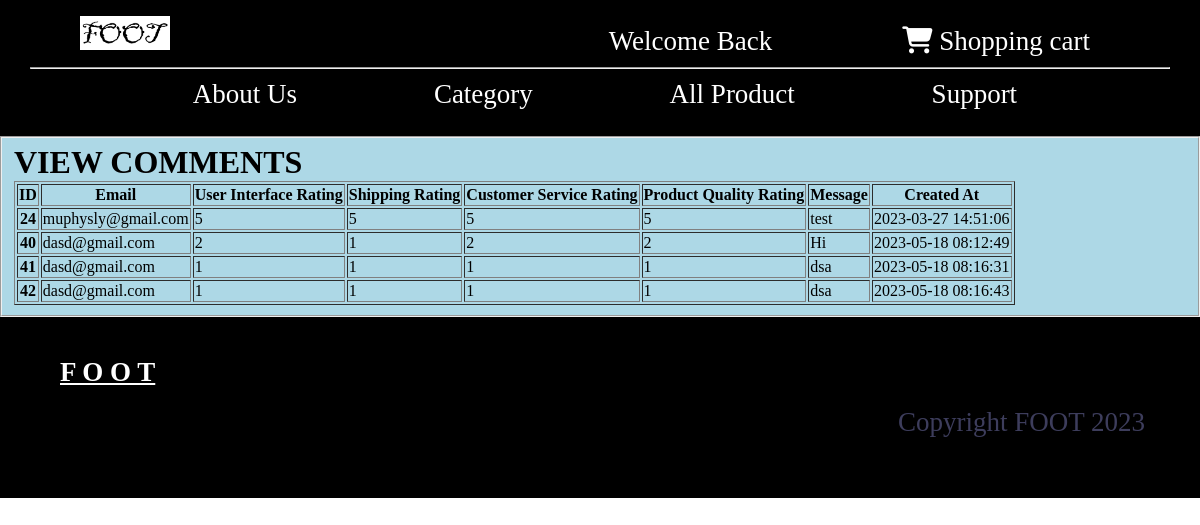
The app's page /view_comment.php (signed in) with its own data.
### tables this page shows
CREATE TABLE `comment` (
  `comment_id` int(11) NOT NULL,
  `email` varchar(255) NOT NULL,
  `user_interface_rating` int(11) NOT NULL,
  `shipping_rating` int(11) NOT NULL,
  `customer_service_rating` int(11) NOT NULL,
  `product_quality_rating` int(11) NOT NULL,
  `message` text DEFAULT NULL,
  `created_at` timestamp NOT NULL DEFAULT current_timestamp()
);

### view_comment.php (the view, shortened to what this page needs)
<?php
    include 'conn.php';
    include 'header.php';
?>
<!DOCTYPE html>
<html lang="en">
<head>
</head>
<body>
<fieldset>
<h1>VIEW COMMENTS</h1>
    <table class="table" border="1px">
		<thead>
			<th> ID</th>
			<th> Email</th>
			<th> User Interface Rating </th>
			<th> Shipping Rating</th>
			<th> Customer Service Rating</th>
			<th> Product Quality Rating</th>
			<th> Message</th>
			<th> Created At</th>
		</thead>
        <tbody>
            <?php
            $sql = "SELECT * FROM comment";
            $result = mysqli_query($conn, $sql);
        if (mysqli_num_rows($result) > 0) {
          while($row = mysqli_fetch_assoc($result))
          {
              $comment_id = $row["comment_id"];
              $email = $row["email"];
              $user_interface_rating = $row["user_interface_rating"];
              $shipping_rating = $row["shipping_rating"];
              $customer_service_rating = $row["customer_service_rating"];
              $product_quality_rating = $row["product_quality_rating"];
              $message = $row["message"];
              $created_at = $row["created_at"];
              ?>
              <tr>
                  <th><?php echo $comment_id; ?></th>
                  <td><?php echo $email; ?></td>
                  <td><?php echo $user_interface_rating; ?></td>
                  <td><?php echo $shipping_rating; ?></td>
                  <td><?php echo $customer_service_rating; ?></td>
                  <td><?php echo $product_quality_rating; ?></td>
                  <td><?php echo $message; ?></td>
                  <td><?php echo $created_at; ?></td>
              </tr>
          </tbody>
          <?php
          }
      } else {
          echo "0 results";
      }
?>
</table>
        </fieldset>
</body>
</html>
<?php
    include 'footer.php';
?>

### header.php (style rules this page uses)
* { margin:0; }

### view_comment.php (style rules this page uses)
fieldset { background-color: lightblue; color: black; }

### records on screen
comment: comment_id "24", email "muphysly@gmail.com", user_interface_rating "5", shipping_rating "5", customer_service_rating "5", product_quality_rating "5", message "test", created_at "2023-03-27 14:51:06"
comment: comment_id "40", email "dasd@gmail.com", user_interface_rating "2", shipping_rating "1", customer_service_rating "2", product_quality_rating "2", message "Hi", created_at "2023-05-18 08:12:49"
comment: comment_id "41", email "dasd@gmail.com", user_interface_rating "1", shipping_rating "1", customer_service_rating "1", product_quality_rating "1", message "dsa", created_at "2023-05-18 08:16:31"
comment: comment_id "42", email "dasd@gmail.com", user_interface_rating "1", shipping_rating "1", customer_service_rating "1", product_quality_rating "1", message "dsa", created_at "2023-05-18 08:16:43"
